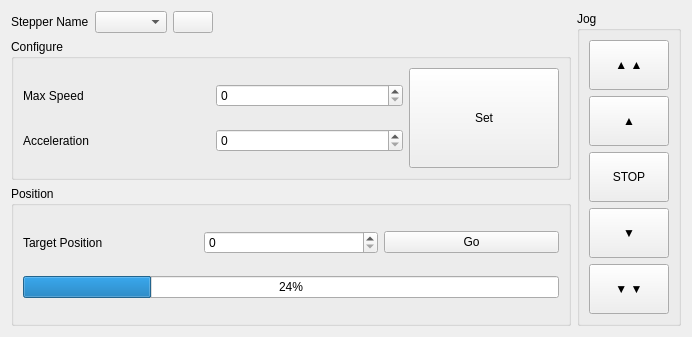
<?xml version="1.0" encoding="UTF-8"?>
<ui version="4.0">
 <class>Form</class>
 <widget class="QWidget" name="Form">
  <property name="geometry">
   <rect>
    <x>0</x>
    <y>0</y>
    <width>692</width>
    <height>336</height>
   </rect>
  </property>
  <property name="windowTitle">
   <string>Form</string>
  </property>
  <layout class="QHBoxLayout" name="horizontalLayout_5">
   <item>
    <layout class="QVBoxLayout" name="verticalLayout_2">
     <item>
      <layout class="QHBoxLayout" name="horizontalLayout">
       <item>
        <widget class="QLabel" name="label_3">
         <property name="text">
          <string>Stepper Name</string>
         </property>
        </widget>
       </item>
       <item>
        <widget class="QComboBox" name="nameBox"/>
       </item>
       <item>
        <widget class="QPushButton" name="reloadBtn">
         <property name="text">
          <string/>
         </property>
         <property name="icon">
          <iconset theme="reload"/>
         </property>
         <property name="iconSize">
          <size>
           <width>12</width>
           <height>12</height>
          </size>
         </property>
        </widget>
       </item>
       <item>
        <spacer name="horizontalSpacer">
         <property name="orientation">
          <enum>Qt::Horizontal</enum>
         </property>
         <property name="sizeType">
          <enum>QSizePolicy::Expanding</enum>
         </property>
         <property name="sizeHint" stdset="0">
          <size>
           <width>3</width>
           <height>0</height>
          </size>
         </property>
        </spacer>
       </item>
      </layout>
     </item>
     <item>
      <widget class="QGroupBox" name="horizontalGroupBox_2">
       <property name="title">
        <string>Configure</string>
       </property>
       <layout class="QHBoxLayout" name="horizontalLayout_2">
        <item>
         <layout class="QVBoxLayout" name="verticalLayout_6">
          <item>
           <layout class="QHBoxLayout" name="horizontalLayout_6">
            <item>
             <widget class="QLabel" name="label_2">
              <property name="frameShape">
               <enum>QFrame::NoFrame</enum>
              </property>
              <property name="text">
               <string>Max Speed</string>
              </property>
             </widget>
            </item>
            <item>
             <widget class="QSpinBox" name="speedInput"/>
            </item>
           </layout>
          </item>
          <item>
           <layout class="QHBoxLayout" name="horizontalLayout_7">
            <item>
             <widget class="QLabel" name="label">
              <property name="text">
               <string>Acceleration</string>
              </property>
             </widget>
            </item>
            <item>
             <widget class="QSpinBox" name="accelInput"/>
            </item>
           </layout>
          </item>
         </layout>
        </item>
        <item>
         <widget class="QPushButton" name="setBtn">
          <property name="sizePolicy">
           <sizepolicy hsizetype="Minimum" vsizetype="Minimum">
            <horstretch>0</horstretch>
            <verstretch>0</verstretch>
           </sizepolicy>
          </property>
          <property name="maximumSize">
           <size>
            <width>150</width>
            <height>150</height>
           </size>
          </property>
          <property name="text">
           <string>Set</string>
          </property>
         </widget>
        </item>
       </layout>
      </widget>
     </item>
     <item>
      <widget class="QGroupBox" name="verticalGroupBox_4">
       <property name="title">
        <string>Position</string>
       </property>
       <layout class="QVBoxLayout" name="verticalLayout_5">
        <property name="sizeConstraint">
         <enum>QLayout::SetDefaultConstraint</enum>
        </property>
        <item>
         <layout class="QHBoxLayout" name="horizontalLayout_4">
          <item>
           <widget class="QLabel" name="label_4">
            <property name="text">
             <string>Target Position</string>
            </property>
           </widget>
          </item>
          <item>
           <widget class="QSpinBox" name="positionInput">
            <property name="sizePolicy">
             <sizepolicy hsizetype="Minimum" vsizetype="Maximum">
              <horstretch>0</horstretch>
              <verstretch>0</verstretch>
             </sizepolicy>
            </property>
           </widget>
          </item>
          <item>
           <widget class="QPushButton" name="goBtn">
            <property name="sizePolicy">
             <sizepolicy hsizetype="Minimum" vsizetype="Maximum">
              <horstretch>0</horstretch>
              <verstretch>0</verstretch>
             </sizepolicy>
            </property>
            <property name="text">
             <string>Go</string>
            </property>
           </widget>
          </item>
         </layout>
        </item>
        <item>
         <widget class="QProgressBar" name="positionBar">
          <property name="value">
           <number>24</number>
          </property>
         </widget>
        </item>
       </layout>
      </widget>
     </item>
    </layout>
   </item>
   <item>
    <widget class="QGroupBox" name="verticalGroupBox">
     <property name="title">
      <string>Jog</string>
     </property>
     <layout class="QVBoxLayout" name="verticalLayout">
      <item>
       <widget class="QPushButton" name="upUpBtn">
        <property name="minimumSize">
         <size>
          <width>0</width>
          <height>50</height>
         </size>
        </property>
        <property name="maximumSize">
         <size>
          <width>150</width>
          <height>16777215</height>
         </size>
        </property>
        <property name="text">
         <string>▲ ▲</string>
        </property>
       </widget>
      </item>
      <item>
       <widget class="QPushButton" name="upBtn">
        <property name="minimumSize">
         <size>
          <width>0</width>
          <height>50</height>
         </size>
        </property>
        <property name="maximumSize">
         <size>
          <width>150</width>
          <height>16777215</height>
         </size>
        </property>
        <property name="text">
         <string>▲</string>
        </property>
       </widget>
      </item>
      <item>
       <widget class="QPushButton" name="stopBtn">
        <property name="minimumSize">
         <size>
          <width>0</width>
          <height>50</height>
         </size>
        </property>
        <property name="maximumSize">
         <size>
          <width>150</width>
          <height>16777215</height>
         </size>
        </property>
        <property name="text">
         <string>STOP</string>
        </property>
       </widget>
      </item>
      <item>
       <widget class="QPushButton" name="downBtn">
        <property name="minimumSize">
         <size>
          <width>0</width>
          <height>50</height>
         </size>
        </property>
        <property name="maximumSize">
         <size>
          <width>150</width>
          <height>16777215</height>
         </size>
        </property>
        <property name="text">
         <string>▼</string>
        </property>
       </widget>
      </item>
      <item>
       <widget class="QPushButton" name="downDownBtn">
        <property name="minimumSize">
         <size>
          <width>0</width>
          <height>50</height>
         </size>
        </property>
        <property name="maximumSize">
         <size>
          <width>150</width>
          <height>16777215</height>
         </size>
        </property>
        <property name="text">
         <string>▼ ▼</string>
        </property>
       </widget>
      </item>
     </layout>
    </widget>
   </item>
  </layout>
 </widget>
 <resources/>
 <connections/>
</ui>
